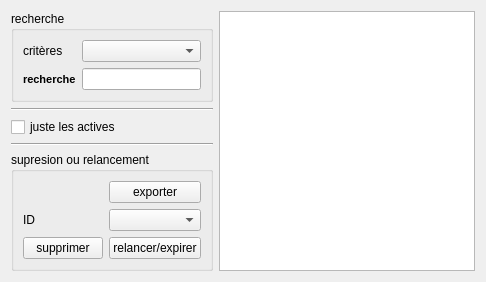
     <widget class="QWidget" name="tab">
      <attribute name="title">
       <string>accueil</string>
      </attribute>
      <layout class="QHBoxLayout" name="horizontalLayout_8">
       <item>
        <layout class="QVBoxLayout" name="verticalLayout_7">
         <item>
          <widget class="QGroupBox" name="o_groupBox">
           <property name="title">
            <string>recherche</string>
           </property>
           <layout class="QGridLayout" name="gridLayout_6">
            <item row="1" column="2">
             <widget class="QLineEdit" name="recherche">
              <property name="styleSheet">
               <string notr="true"/>
              </property>
             </widget>
            </item>
            <item row="0" column="2">
             <widget class="QComboBox" name="critere"/>
            </item>
            <item row="1" column="0">
             <widget class="QLabel" name="o_label_21">
              <property name="font">
               <font>
                <family>MS Shell Dlg 2</family>
                <pointsize>8</pointsize>
                <weight>75</weight>
                <bold>true</bold>
               </font>
              </property>
              <property name="text">
               <string>recherche</string>
              </property>
             </widget>
            </item>
            <item row="0" column="0">
             <widget class="QLabel" name="o_label_26">
              <property name="text">
               <string>critères</string>
              </property>
             </widget>
            </item>
           </layout>
          </widget>
         </item>
         <item>
          <widget class="Line" name="line_2">
           <property name="orientation">
            <enum>Qt::Horizontal</enum>
           </property>
          </widget>
         </item>
         <item>
          <widget class="QCheckBox" name="o_checkBox">
           <property name="text">
            <string>juste les actives</string>
           </property>
          </widget>
         </item>
         <item>
          <widget class="Line" name="line">
           <property name="orientation">
            <enum>Qt::Horizontal</enum>
           </property>
          </widget>
         </item>
         <item>
          <widget class="QGroupBox" name="o_groupBox_2">
           <property name="title">
            <string>supresion ou relancement</string>
           </property>
           <layout class="QGridLayout" name="gridLayout">
            <item row="3" column="1">
             <widget class="QPushButton" name="expire">
              <property name="text">
               <string>relancer/expirer</string>
              </property>
             </widget>
            </item>
            <item row="1" column="0">
             <widget class="QLabel" name="o_label_22">
              <property name="text">
               <string>ID</string>
              </property>
             </widget>
            </item>
            <item row="1" column="1">
             <widget class="QComboBox" name="o_comboBox"/>
            </item>
            <item row="3" column="0">
             <widget class="QPushButton" name="o_pushButton_6">
              <property name="text">
               <string>supprimer</string>
              </property>
             </widget>
            </item>
            <item row="0" column="1">
             <widget class="QPushButton" name="o_pushButton">
              <property name="text">
               <string>exporter</string>
              </property>
             </widget>
            </item>
           </layout>
          </widget>
         </item>
        </layout>
       </item>
       <item>
        <widget class="QTableView" name="o_tableView"/>
       </item>
      </layout>
     </widget>
